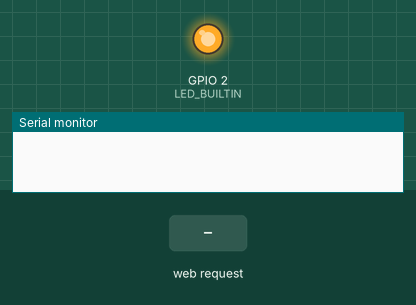
The sketch below on a simulated ESP8266 (NodeMCU). On the bench: output pins drawn as LEDs (lit = HIGH, except the on-board LED, lit = LOW), the last lines printed to the serial monitor. The inputs (shaded band) are chosen by the test bench. WiFi joins after 1.5 s; servers stay silent unless stated.

Above: at 2.8 s.
2.9 s: HTTP request GET /toggle received
At 3.8 s:
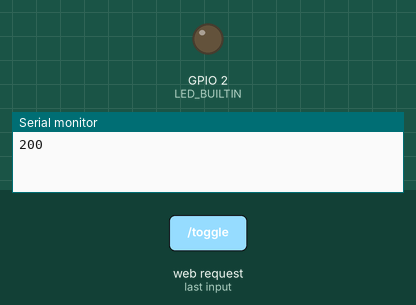
Timing chart, 0 to 5.9 s (numbered marks = the images above; inputs shaded):
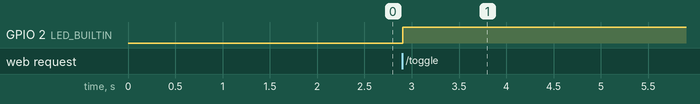

The sketch:

TestePROJETO_IOT.ino
```cpp
#include <ESP8266WebServer.h>
#include <ESP8266mDNS.h>
#include <WiFiManager.h>
#include <ESP8266WiFi.h>
#include <ThingSpeak.h>

const String VERS = "V2.9";

WiFiServer server(80);
WiFiClient client;

String header;
unsigned long channelID = 1603036;
char* apiKey = "2DNH3A62384CBNJZ";
const char* host = "api.thingspeak.com";
bool post, ready_to_post;

void setup() {

  Serial.begin(115200);
  Serial.println("");
  delay(100);

  pinMode(LED_BUILTIN, OUTPUT);

  WiFiManager wifiManager;
  wifiManager.autoConnect("Config_ESP");
  ThingSpeak.begin(client);
  server.begin();
}

void loop() {
  internet();

  if(ready_to_post)
  {
    ready_to_post = false;
    Serial.println(writeTSData(channelID, 1, post));
  }
}

void internet()
{
//  WiFiClient client = server.available();   // Atento a clients
  client = server.available();   // Atento a clients

  if (client) {                             // Se um novo client conectar,
    String currentLine = "";                // receber dados enviados pelo client numa String
    while (client.connected()) {            // repetir enquanto conectado
      if (client.available()) {             // se o client enviou bytes,
        char c = client.read();             // ler um byte, e
        header += c;
        if (c == '\n') {                    // se for uma nova linha:
          // se a linha atual estiver vazia, foram recebidas duas novas linhas seguidas
          // esse é o fim do request HTTP do client, então enviar resposta:
          if (currentLine.length() == 0) {
            // header HTTP sempre começa com código de resposta (exp.: HTTP/1.1 200 OK)
            // e um content-type pro client saber o que está vindo, e então uma linha em branco:
            client.println("HTTP/1.1 200 OK");
            client.println("Content-type:text/html");
            client.println("Connection: close");
            client.println();

            // mudar o estado do GPIO
            if (header.indexOf("GET /toggle") >= 0) {
              toggleRelay();
            }

            // exibir página htlm
            client.println("<!DOCTYPE html><html>");
            client.println("<head><meta name=\"viewport\" content=\"width=device-width, initial-scale=1\">");
            client.println("<title>Interruptor Online</title>");
            client.println("<link rel=\"icon\" href=\"data:,\">");
            // CSS
            client.println("<style>html { font-family: Helvetica; display: inline-block; margin: 0px auto; text-align: center;}");
            client.println(".button { background-color: #195B6A; border: none; color: white; padding: 16px 40px;");
            client.println("text-decoration: none; font-size: 30px; margin: 2px; cursor: pointer;}</style></head>");

            // Título
            client.println("<body><h1> " + VERS + "</h1>");
            // Botão
            client.println("<p><a href=\"/toggle\"><button class=\"button\">ON / OFF</button></a></p>");
            client.println("</body></html>");

            // A resposta HTTP acaba em outra linha em branco
            client.println();
            // Sair do while
            break;
          } else { // Se receber uma nova linha, limpar a linha em uso
            currentLine = "";
          }
        } else if (c != '\r') {  // Qualquer outra coisa diferente de carriage-return,
          currentLine += c;      // adicionar ao fim da linha
        }
      }
    }
    header = "";
    // Fechar conexão
    client.stop();
  }
}

void toggleRelay()
{
  digitalWrite(LED_BUILTIN, !digitalRead(LED_BUILTIN));
  ready_to_post = true;
  post = digitalRead(LED_BUILTIN);
 delay(100);
}


int writeTSData(long TSChannel,unsigned int TSField,float data){
  int  writeSuccess = ThingSpeak.writeField(TSChannel, TSField, data, apiKey); //write the data to the channel
  return writeSuccess;
}
```

Measured:
- after the input at 2.9 s, GPIO 2 (LED_BUILTIN): LOW → HIGH at once
